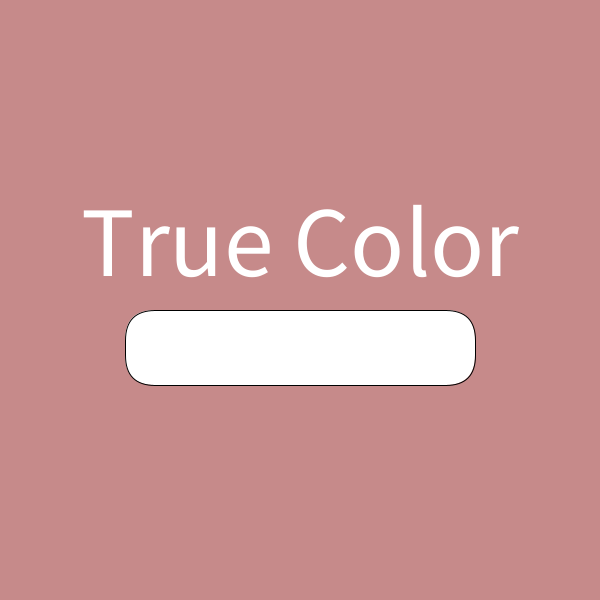
Frame 1 (no input)
Frame 60 (the mouse pressed at the canvas centre just before this capture): identical to frame 1, image omitted
Frame 120 (the mouse held since frame 60 and released just before this capture): identical to frame 1, image omitted

The Processing sketch that drew this single still picture (run headless with seeded random() and noise(); from frame 60 on, the mouse is pressed at the canvas centre):

// Processing sketch: color_game
// ── color_game.pde
// color game
// feb 11 2025

//framework variables
int mode;
final int starts = 1;
final int game = 2;
final int gameover = 3;

// global variables
int randomWord;
int randomColor;
float decide;
int timer;
float descent;

// color variables
color red = #ff0000;
color green = #00ff00;
color blue = #0000ff;
color yellow = #F4FF5A;
color purple = #D26AFF;
color pink = #FF86E5;

//array
String[] words = {"RED", "GREEN", "BLUE", "YELLOW", "PURPLE", "PINK"};
color[] colors = {red, green, blue, yellow, purple, pink};

void setup() {
  size(600, 600);
  mode = starts;
  textAlign(CENTER, CENTER);
}

void draw(){
  println(mouseX, mouseY);
  if (mode == starts) {
   starts(); 
  } else if (mode == game){
   game(); 
  }else if (mode == gameover){
    gameover();
  }
}

void mousePressed(){
 if (mode == starts){
   startClicks();
 } else if (mode == game){
   gameClicks();
 } else if (mode == gameover){
  gameoverClicks(); 
 }
}

void circTact(float x, float y, float w) {
  if (dist(x, y, mouseX, mouseY) < w/2) {
    strokeWeight(2);
    stroke(#FFFFFF);
  } else {
    strokeWeight(2);
    stroke(#050000);
  }
}

// ── Gameover.pde
void gameover() {
  background(#FFC4C4);
}

void gameoverClicks() {
  if (mouseX > 0 && mouseX< width && mouseY > 0 && mouseY < width) {
    mode = starts;
  }
}

// ── game_screen.pde
void game(){
  background(#8BCEC9);
    wordColors(300, descent);
    descent++;
    
    if (descent == 400){
      descent = 0;
      wordColors(300, descent);
    }
}

void gameClicks(){
  if (mouseX < 0 && mouseX< width && mouseY > 0 && mouseY < width){
   //assigning variables
    randomWord = (int) random(0, 6);
    randomColor = (int) random(0, 6);
    //50-50 deciding thing
    decide = random(0, 1);
  }
  
}

void wordColors(float x, float y) { // words fucntion
  pushMatrix();
  translate(x, y);

  if (decide < .5) {
    randomColor = randomWord;
    fill(colors[randomColor]);
    text(words[randomWord], 0, 0);
  } else {
    fill(colors[randomColor]);
    text(words[randomWord], 0, 0);
  }
  popMatrix();
}

// ── starting_screen.pde
void starts() {
  background(#C68A8A);
  textSize(100);
  text("True Color", 300, 240);
  rect(125, 310, 350, 75, 30);
}

void startClicks() {
  if ( mouseX < 475 && mouseX >125 && mouseY > 310 && mouseY < 385) {
    mode = game;

    //assigning variables
    randomWord = (int) random(0, 6);
    randomColor = (int) random(0, 6);
    //50-50 deciding thing
    decide = random(0, 1);
  }
}
